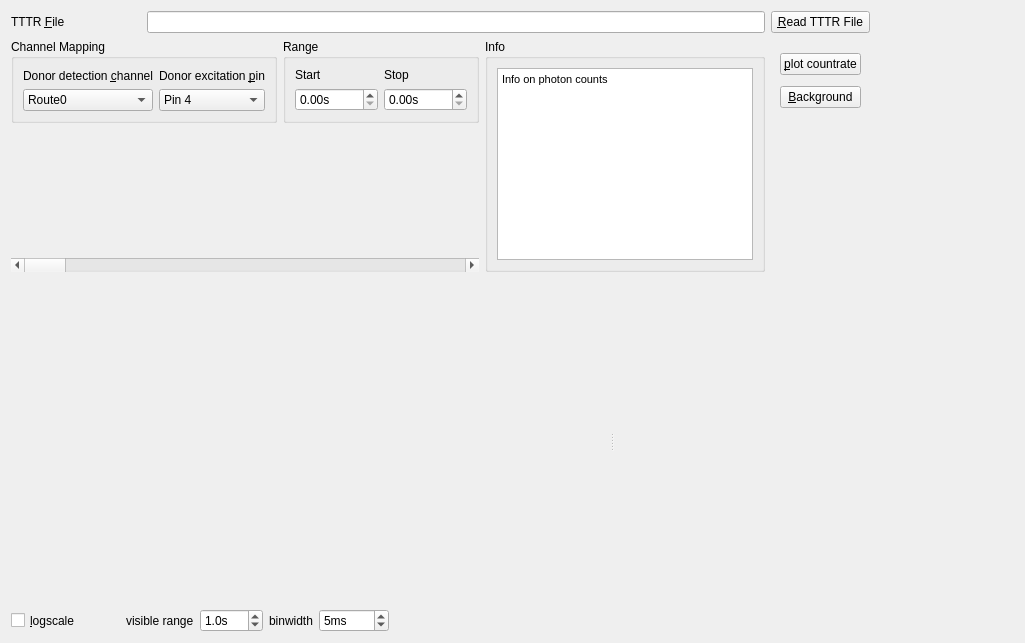
<?xml version="1.0" encoding="UTF-8"?>
<ui version="4.0">
 <class>PhotonsWidget</class>
 <widget class="QWidget" name="PhotonsWidget">
  <property name="geometry">
   <rect>
    <x>0</x>
    <y>0</y>
    <width>1025</width>
    <height>643</height>
   </rect>
  </property>
  <property name="sizePolicy">
   <sizepolicy hsizetype="Preferred" vsizetype="Preferred">
    <horstretch>0</horstretch>
    <verstretch>0</verstretch>
   </sizepolicy>
  </property>
  <property name="minimumSize">
   <size>
    <width>0</width>
    <height>250</height>
   </size>
  </property>
  <property name="windowTitle">
   <string>Form</string>
  </property>
  <layout class="QVBoxLayout" name="verticalLayout_2" stretch="0,1,0">
   <item>
    <layout class="QGridLayout" name="gridLayout_4" columnstretch="0,0,0,0,0,1">
     <item row="1" column="0" colspan="2">
      <widget class="QGroupBox" name="groupBox">
       <property name="minimumSize">
        <size>
         <width>240</width>
         <height>80</height>
        </size>
       </property>
       <property name="title">
        <string>Channel Mapping</string>
       </property>
       <layout class="QGridLayout" name="gridLayout_2">
        <item row="0" column="0">
         <widget class="QLabel" name="label_5">
          <property name="text">
           <string>Donor detection &amp;channel</string>
          </property>
          <property name="buddy">
           <cstring>comboBoxChannel</cstring>
          </property>
         </widget>
        </item>
        <item row="0" column="1">
         <widget class="QLabel" name="label_6">
          <property name="text">
           <string>Donor excitation &amp;pin</string>
          </property>
          <property name="buddy">
           <cstring>comboBoxPin</cstring>
          </property>
         </widget>
        </item>
        <item row="1" column="0">
         <widget class="QComboBox" name="comboBoxChannel">
          <property name="sizePolicy">
           <sizepolicy hsizetype="Preferred" vsizetype="Preferred">
            <horstretch>0</horstretch>
            <verstretch>0</verstretch>
           </sizepolicy>
          </property>
          <property name="toolTip">
           <string>The route of the TimeHarp connected to the donor emission channel</string>
          </property>
          <item>
           <property name="text">
            <string>Route0</string>
           </property>
          </item>
          <item>
           <property name="text">
            <string>Route1</string>
           </property>
          </item>
         </widget>
        </item>
        <item row="1" column="1">
         <widget class="QComboBox" name="comboBoxPin">
          <property name="sizePolicy">
           <sizepolicy hsizetype="Preferred" vsizetype="Preferred">
            <horstretch>0</horstretch>
            <verstretch>0</verstretch>
           </sizepolicy>
          </property>
          <property name="toolTip">
           <string>Marker events indicating the start of the donor excitation period must be set on the specified pin</string>
          </property>
          <item>
           <property name="text">
            <string>Pin 4</string>
           </property>
          </item>
          <item>
           <property name="text">
            <string>Pin 5</string>
           </property>
          </item>
         </widget>
        </item>
       </layout>
      </widget>
     </item>
     <item row="1" column="2">
      <widget class="QGroupBox" name="groupBox_2">
       <property name="minimumSize">
        <size>
         <width>165</width>
         <height>0</height>
        </size>
       </property>
       <property name="title">
        <string>Range</string>
       </property>
       <layout class="QGridLayout" name="gridLayout_3">
        <item row="0" column="0">
         <widget class="QLabel" name="label_2">
          <property name="text">
           <string>Start</string>
          </property>
          <property name="buddy">
           <cstring>doubleSpinBoxRangeStart</cstring>
          </property>
         </widget>
        </item>
        <item row="0" column="1">
         <widget class="QLabel" name="label_3">
          <property name="text">
           <string>Stop</string>
          </property>
          <property name="buddy">
           <cstring>doubleSpinBoxRangeStop</cstring>
          </property>
         </widget>
        </item>
        <item row="1" column="0">
         <widget class="QDoubleSpinBox" name="doubleSpinBoxRangeStart">
          <property name="sizePolicy">
           <sizepolicy hsizetype="Preferred" vsizetype="Preferred">
            <horstretch>0</horstretch>
            <verstretch>0</verstretch>
           </sizepolicy>
          </property>
          <property name="suffix">
           <string>s</string>
          </property>
          <property name="maximum">
           <double>10000.000000000000000</double>
          </property>
         </widget>
        </item>
        <item row="1" column="1">
         <widget class="QDoubleSpinBox" name="doubleSpinBoxRangeStop">
          <property name="sizePolicy">
           <sizepolicy hsizetype="Preferred" vsizetype="Preferred">
            <horstretch>0</horstretch>
            <verstretch>0</verstretch>
           </sizepolicy>
          </property>
          <property name="suffix">
           <string>s</string>
          </property>
          <property name="maximum">
           <double>10000.000000000000000</double>
          </property>
         </widget>
        </item>
       </layout>
      </widget>
     </item>
     <item row="1" column="3" rowspan="3">
      <widget class="QGroupBox" name="groupBox_3">
       <property name="title">
        <string>Info</string>
       </property>
       <layout class="QGridLayout" name="gridLayout">
        <item row="0" column="0">
         <widget class="QTextBrowser" name="textBrowser">
          <property name="sizePolicy">
           <sizepolicy hsizetype="Preferred" vsizetype="Preferred">
            <horstretch>0</horstretch>
            <verstretch>0</verstretch>
           </sizepolicy>
          </property>
          <property name="html">
           <string>&lt;!DOCTYPE HTML PUBLIC &quot;-//W3C//DTD HTML 4.0//EN&quot; &quot;http://www.w3.org/TR/REC-html40/strict.dtd&quot;&gt;
&lt;html&gt;&lt;head&gt;&lt;meta name=&quot;qrichtext&quot; content=&quot;1&quot; /&gt;&lt;style type=&quot;text/css&quot;&gt;
p, li { white-space: pre-wrap; }
&lt;/style&gt;&lt;/head&gt;&lt;body style=&quot; font-family:'MS Shell Dlg 2'; font-size:8.25pt; font-weight:400; font-style:normal;&quot;&gt;
&lt;p style=&quot; margin-top:12px; margin-bottom:12px; margin-left:0px; margin-right:0px; -qt-block-indent:0; text-indent:0px;&quot;&gt;&lt;span style=&quot; font-size:8pt;&quot;&gt;Info on photon counts&lt;/span&gt;&lt;/p&gt;&lt;/body&gt;&lt;/html&gt;</string>
          </property>
         </widget>
        </item>
       </layout>
      </widget>
     </item>
     <item row="0" column="5" rowspan="4">
      <widget class="JKQtPlotter" name="widgetIntesityTotal" native="true"/>
     </item>
     <item row="3" column="0" colspan="3">
      <widget class="QScrollBar" name="scrollPhotons">
       <property name="toolTip">
        <string>scroll through the intensity trace</string>
       </property>
       <property name="orientation">
        <enum>Qt::Horizontal</enum>
       </property>
      </widget>
     </item>
     <item row="0" column="4">
      <widget class="QPushButton" name="pushButtonRead">
       <property name="sizePolicy">
        <sizepolicy hsizetype="Preferred" vsizetype="Fixed">
         <horstretch>0</horstretch>
         <verstretch>0</verstretch>
        </sizepolicy>
       </property>
       <property name="toolTip">
        <string>read a TTTR file (ALEX or spFRET)</string>
       </property>
       <property name="text">
        <string>&amp;Read TTTR File</string>
       </property>
      </widget>
     </item>
     <item row="0" column="0">
      <widget class="QLabel" name="label">
       <property name="sizePolicy">
        <sizepolicy hsizetype="Preferred" vsizetype="Preferred">
         <horstretch>0</horstretch>
         <verstretch>0</verstretch>
        </sizepolicy>
       </property>
       <property name="minimumSize">
        <size>
         <width>0</width>
         <height>0</height>
        </size>
       </property>
       <property name="text">
        <string>TTTR &amp;File</string>
       </property>
       <property name="buddy">
        <cstring>lineEditTTTRfile</cstring>
       </property>
      </widget>
     </item>
     <item row="2" column="0" colspan="3">
      <spacer name="verticalSpacer">
       <property name="orientation">
        <enum>Qt::Vertical</enum>
       </property>
       <property name="sizeHint" stdset="0">
        <size>
         <width>20</width>
         <height>40</height>
        </size>
       </property>
      </spacer>
     </item>
     <item row="1" column="4">
      <widget class="QFrame" name="frame">
       <property name="frameShape">
        <enum>QFrame::NoFrame</enum>
       </property>
       <property name="frameShadow">
        <enum>QFrame::Plain</enum>
       </property>
       <layout class="QVBoxLayout" name="verticalLayout">
        <item>
         <widget class="QPushButton" name="pushButtonPlot">
          <property name="toolTip">
           <string>Plot an intensity time trace of the TTTR file</string>
          </property>
          <property name="text">
           <string>&amp;plot countrate</string>
          </property>
         </widget>
        </item>
        <item>
         <widget class="QPushButton" name="pushButtonBackground">
          <property name="toolTip">
           <string>Calculate Background intensities from the TTTR file</string>
          </property>
          <property name="text">
           <string>&amp;Background</string>
          </property>
         </widget>
        </item>
       </layout>
      </widget>
     </item>
     <item row="0" column="1" colspan="3">
      <widget class="QEnhancedLineEdit" name="lineEditTTTRfile">
       <property name="sizePolicy">
        <sizepolicy hsizetype="Expanding" vsizetype="Preferred">
         <horstretch>0</horstretch>
         <verstretch>0</verstretch>
        </sizepolicy>
       </property>
       <property name="minimumSize">
        <size>
         <width>200</width>
         <height>20</height>
        </size>
       </property>
      </widget>
     </item>
    </layout>
   </item>
   <item>
    <widget class="QSplitter" name="splitter">
     <property name="sizePolicy">
      <sizepolicy hsizetype="Preferred" vsizetype="Preferred">
       <horstretch>0</horstretch>
       <verstretch>0</verstretch>
      </sizepolicy>
     </property>
     <property name="orientation">
      <enum>Qt::Horizontal</enum>
     </property>
     <widget class="JKQtPlotter" name="widgetIntensityPlot" native="true">
      <property name="sizePolicy">
       <sizepolicy hsizetype="Expanding" vsizetype="Preferred">
        <horstretch>0</horstretch>
        <verstretch>0</verstretch>
       </sizepolicy>
      </property>
      <property name="minimumSize">
       <size>
        <width>300</width>
        <height>200</height>
       </size>
      </property>
      <property name="toolTip">
       <string>Intensity time trace of the TTTR file</string>
      </property>
     </widget>
     <widget class="JKQtPlotter" name="widgetPlotAlternation" native="true">
      <property name="sizePolicy">
       <sizepolicy hsizetype="Preferred" vsizetype="Preferred">
        <horstretch>0</horstretch>
        <verstretch>0</verstretch>
       </sizepolicy>
      </property>
      <property name="minimumSize">
       <size>
        <width>200</width>
        <height>200</height>
       </size>
      </property>
      <property name="toolTip">
       <string>One alternation period</string>
      </property>
     </widget>
    </widget>
   </item>
   <item>
    <layout class="QHBoxLayout" name="horizontalLayout_5">
     <item>
      <widget class="QCheckBox" name="checkBoxLogscale">
       <property name="sizePolicy">
        <sizepolicy hsizetype="Preferred" vsizetype="Preferred">
         <horstretch>0</horstretch>
         <verstretch>0</verstretch>
        </sizepolicy>
       </property>
       <property name="toolTip">
        <string>shows the intensity trace in logarithmic scale</string>
       </property>
       <property name="text">
        <string>&amp;logscale</string>
       </property>
      </widget>
     </item>
     <item>
      <spacer name="horizontalSpacer">
       <property name="orientation">
        <enum>Qt::Horizontal</enum>
       </property>
       <property name="sizeType">
        <enum>QSizePolicy::Maximum</enum>
       </property>
       <property name="sizeHint" stdset="0">
        <size>
         <width>40</width>
         <height>20</height>
        </size>
       </property>
      </spacer>
     </item>
     <item>
      <widget class="QLabel" name="label_7">
       <property name="text">
        <string>visible range</string>
       </property>
       <property name="buddy">
        <cstring>doubleSpinBoxRange</cstring>
       </property>
      </widget>
     </item>
     <item>
      <widget class="QDoubleSpinBox" name="doubleSpinBoxRange">
       <property name="toolTip">
        <string>The range of the visible intensity time trace in seconds</string>
       </property>
       <property name="suffix">
        <string>s</string>
       </property>
       <property name="decimals">
        <number>1</number>
       </property>
       <property name="minimum">
        <double>0.100000000000000</double>
       </property>
       <property name="maximum">
        <double>600.000000000000000</double>
       </property>
       <property name="value">
        <double>1.000000000000000</double>
       </property>
      </widget>
     </item>
     <item>
      <widget class="QLabel" name="label_4">
       <property name="text">
        <string>binwidth</string>
       </property>
       <property name="buddy">
        <cstring>spinBoxBinwidth</cstring>
       </property>
      </widget>
     </item>
     <item>
      <widget class="QSpinBox" name="spinBoxBinwidth">
       <property name="toolTip">
        <string>binwidth of the intensity trace</string>
       </property>
       <property name="suffix">
        <string>ms</string>
       </property>
       <property name="minimum">
        <number>1</number>
       </property>
       <property name="maximum">
        <number>5000</number>
       </property>
       <property name="value">
        <number>5</number>
       </property>
      </widget>
     </item>
     <item>
      <spacer name="horizontalSpacer_2">
       <property name="orientation">
        <enum>Qt::Horizontal</enum>
       </property>
       <property name="sizeHint" stdset="0">
        <size>
         <width>40</width>
         <height>20</height>
        </size>
       </property>
      </spacer>
     </item>
    </layout>
   </item>
  </layout>
 </widget>
 <customwidgets>
  <customwidget>
   <class>JKQtPlotter</class>
   <extends>QWidget</extends>
   <header>jkqtplotter.h</header>
   <container>1</container>
  </customwidget>
  <customwidget>
   <class>QEnhancedLineEdit</class>
   <extends>QLineEdit</extends>
   <header>qenhancedlineedit.h</header>
  </customwidget>
 </customwidgets>
 <resources/>
 <connections/>
</ui>
